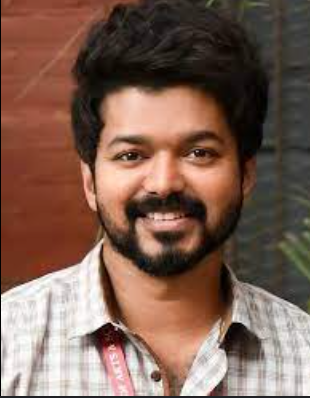
#> input picture assets/vijay.png, 310 x 398 px, found by its file name
$ python main.py
#> lines starting #> are read from the running program, lines starting #| are printed output that depends on the picture
import cv2
import matplotlib.pyplot as plt
import numpy as np

image = cv2.imread('C:/Users/Admin/buildclub_tech_subpanel_25/assets/vijay.png')
#> image is the input picture: shape (398, 310, 3); mean B, G, R 83.4, 96.6, 125.8

rgbimage = cv2.cvtColor(image, cv2.COLOR_BGR2RGB)

blurred = cv2.medianBlur(rgbimage, 5)

n_levels = 5

levels = 256 // n_levels

lut = np.zeros(256, dtype=np.uint8)
for i in range(256):
    lut[i] = np.round(i/levels) * levels

cartoonised = np.zeros_like(blurred)
for i in range(3):
    cartoonised[:,:,i] = cv2.LUT(blurred[:,:,i], lut)
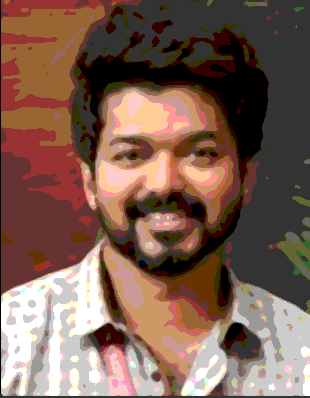
#> cartoonised: shape (398, 310, 3); mean R, G, B 125.1, 95.6, 82.8

plt.figure(figsize=(12, 6))
plt.subplot(1, 2, 1)
plt.imshow(rgbimage)
plt.title('VIJAY')
plt.axis('off')

plt.subplot(1, 2, 2)
plt.imshow(cartoonised)
plt.title('ANIME VIJAY')
plt.axis('off')

plt.tight_layout()
plt.show()
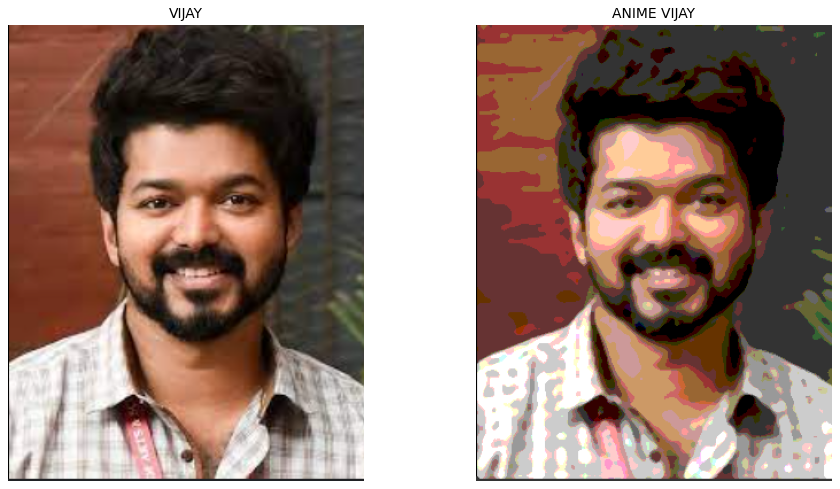
#> figure drawn by matplotlib, 2 panels

cv2.imwrite('cartonizedimage.jpg', cv2.cvtColor(cartoonised, cv2.COLOR_RGB2BGR))
